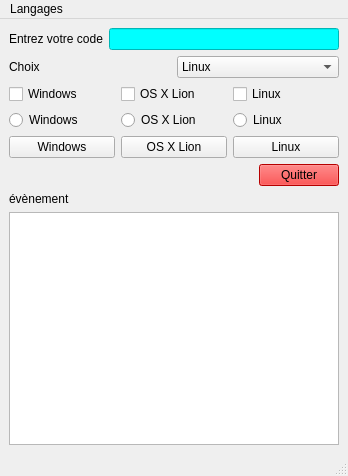
<?xml version="1.0" encoding="UTF-8"?>
<ui version="4.0">
 <class>MainWindow</class>
 <widget class="QMainWindow" name="MainWindow">
  <property name="geometry">
   <rect>
    <x>0</x>
    <y>0</y>
    <width>348</width>
    <height>476</height>
   </rect>
  </property>
  <property name="windowTitle">
   <string>MainWindow</string>
  </property>
  <widget class="QWidget" name="centralwidget">
   <layout class="QVBoxLayout" name="verticalLayout">
    <item>
     <layout class="QHBoxLayout" name="horizontalLayout_5">
      <item>
       <widget class="QLabel" name="labelCode">
        <property name="text">
         <string>Entrez votre code</string>
        </property>
       </widget>
      </item>
      <item>
       <widget class="QLineEdit" name="lineEditCode">
        <property name="styleSheet">
         <string notr="true">background-color: cyan;</string>
        </property>
       </widget>
      </item>
     </layout>
    </item>
    <item>
     <layout class="QHBoxLayout" name="horizontalLayout_4">
      <item>
       <widget class="QLabel" name="labelComboBox">
        <property name="text">
         <string>Choix</string>
        </property>
       </widget>
      </item>
      <item>
       <widget class="QComboBox" name="comboBox">
        <item>
         <property name="text">
          <string>Linux</string>
         </property>
        </item>
        <item>
         <property name="text">
          <string>Windows</string>
         </property>
        </item>
        <item>
         <property name="text">
          <string>OS X Lion</string>
         </property>
        </item>
       </widget>
      </item>
     </layout>
    </item>
    <item>
     <layout class="QHBoxLayout" name="horizontalLayout_3">
      <item>
       <widget class="QCheckBox" name="checkBoxWindows">
        <property name="text">
         <string>Windows</string>
        </property>
       </widget>
      </item>
      <item>
       <widget class="QCheckBox" name="checkBoxOSXLion">
        <property name="text">
         <string>OS X Lion</string>
        </property>
       </widget>
      </item>
      <item>
       <widget class="QCheckBox" name="checkBoxLinux">
        <property name="text">
         <string>Linux</string>
        </property>
       </widget>
      </item>
     </layout>
    </item>
    <item>
     <layout class="QHBoxLayout" name="horizontalLayout_2">
      <item>
       <widget class="QRadioButton" name="radioButtonWindows">
        <property name="text">
         <string>Windows</string>
        </property>
       </widget>
      </item>
      <item>
       <widget class="QRadioButton" name="radioButtonOSXLion">
        <property name="text">
         <string>OS X Lion</string>
        </property>
       </widget>
      </item>
      <item>
       <widget class="QRadioButton" name="radioButtonLinux">
        <property name="text">
         <string>Linux</string>
        </property>
       </widget>
      </item>
     </layout>
    </item>
    <item>
     <layout class="QHBoxLayout" name="horizontalLayout_6">
      <item>
       <widget class="QPushButton" name="pushButtonWindows">
        <property name="text">
         <string>Windows</string>
        </property>
       </widget>
      </item>
      <item>
       <widget class="QPushButton" name="pushButtonOSXLion">
        <property name="text">
         <string>OS X Lion</string>
        </property>
       </widget>
      </item>
      <item>
       <widget class="QPushButton" name="pushButtonLinux">
        <property name="text">
         <string>Linux</string>
        </property>
       </widget>
      </item>
     </layout>
    </item>
    <item>
     <layout class="QHBoxLayout" name="horizontalLayout">
      <item>
       <spacer name="horizontalSpacer">
        <property name="orientation">
         <enum>Qt::Horizontal</enum>
        </property>
        <property name="sizeHint" stdset="0">
         <size>
          <width>148</width>
          <height>20</height>
         </size>
        </property>
       </spacer>
      </item>
      <item>
       <widget class="QPushButton" name="pushButtonQuitter">
        <property name="styleSheet">
         <string notr="true">background-color: red;</string>
        </property>
        <property name="text">
         <string>Quitter</string>
        </property>
       </widget>
      </item>
     </layout>
    </item>
    <item>
     <widget class="QLabel" name="labelTextEdit">
      <property name="text">
       <string>évènement</string>
      </property>
     </widget>
    </item>
    <item>
     <widget class="QTextEdit" name="textEdit">
      <property name="styleSheet">
       <string notr="true">color: purple;</string>
      </property>
     </widget>
    </item>
   </layout>
  </widget>
  <widget class="QMenuBar" name="menubar">
   <property name="geometry">
    <rect>
     <x>0</x>
     <y>0</y>
     <width>348</width>
     <height>20</height>
    </rect>
   </property>
   <widget class="QMenu" name="menuLangages">
    <property name="title">
     <string>Langages</string>
    </property>
    <widget class="QMenu" name="menuWeb">
     <property name="title">
      <string>Web</string>
     </property>
     <addaction name="actionPHP"/>
     <addaction name="actionJavascript"/>
    </widget>
    <addaction name="separator"/>
    <addaction name="actionC"/>
    <addaction name="separator"/>
    <addaction name="actionJava"/>
    <addaction name="actionCpp"/>
    <addaction name="separator"/>
    <addaction name="menuWeb"/>
   </widget>
   <addaction name="menuLangages"/>
  </widget>
  <widget class="QStatusBar" name="statusbar"/>
  <action name="actionC">
   <property name="text">
    <string>C</string>
   </property>
  </action>
  <action name="actionJava">
   <property name="text">
    <string>Java</string>
   </property>
  </action>
  <action name="actionCpp">
   <property name="text">
    <string>C++</string>
   </property>
  </action>
  <action name="actionPHP">
   <property name="text">
    <string>PHP</string>
   </property>
  </action>
  <action name="actionJavascript">
   <property name="text">
    <string>Javascript</string>
   </property>
  </action>
 </widget>
 <resources/>
 <connections>
  <connection>
   <sender>pushButtonQuitter</sender>
   <signal>clicked()</signal>
   <receiver>MainWindow</receiver>
   <slot>close()</slot>
   <hints>
    <hint type="sourcelabel">
     <x>320</x>
     <y>163</y>
    </hint>
    <hint type="destinationlabel">
     <x>439</x>
     <y>160</y>
    </hint>
   </hints>
  </connection>
 </connections>
</ui>
